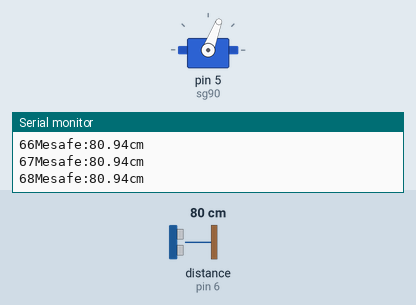
A sketch run on a simulated Arduino Uno, built with avr-gcc and run on an emulated ATmega328P. Shown: servo, the last lines printed to the serial monitor. Wiring (inferred from the names in the program): ultrasonic range finder: trigger pin 7; echo pin 6. Inputs (shaded band) come from the test bench; at power-on: distance to the obstacle (sensor on pin 6) 80 cm. The echo pulse lasts 58.3 µs per cm.

Above: at 1.2 s.
1.3 s: distance to the obstacle (sensor on pin 6) set to 18 cm
At 2.3 s:
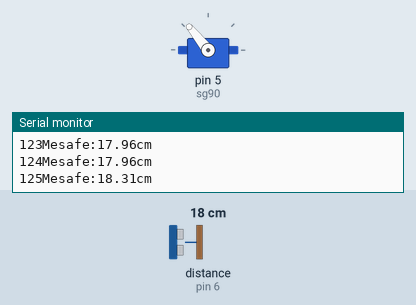
4.3 s: distance to the obstacle (sensor on pin 6) set to 250 cm
7.3 s: distance to the obstacle (sensor on pin 6) set to 162 cm
At 7.9 s:
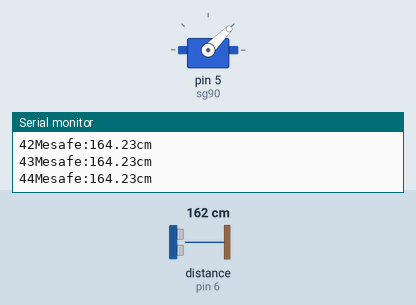
10.3 s: distance to the obstacle (sensor on pin 6) set to 60 cm
At 10.93 s:
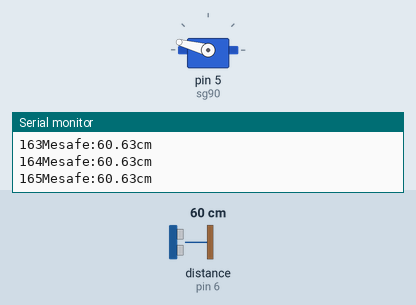
Timing chart, 0 to 14.3 s (numbered marks = the images above; inputs shaded):
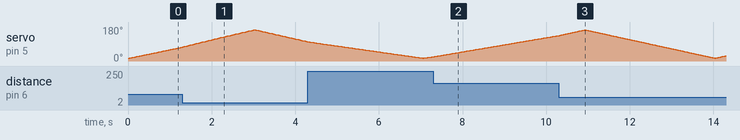

The sketch:

radarr.ino
```cpp
#include <Servo.h>// kütüphane dahil edilir.
const int Trigger=7;
const int echo=6;
float sure;
float mesafe;
int ps=0;
 Servo sg90; // nesne türetilir.

void setup() {
  pinMode(Trigger, OUTPUT);
  pinMode(echo, INPUT);
  Serial.begin(9600);
  sg90.attach(5); // servo motorun hangi pinde takılı olduğunu söyleyen komut kullanılır.
}

void loop() {
  for(ps=15; ps<=165; ps++) // döngü aracılığıyla motorun dönme aralığı belirlenir.
  {
    sg90.write(ps);
    delay(15);
    mesafe= hesaplamesafe();
    Serial.print(ps);
    Serial.print("Mesafe:");
    Serial.print(mesafe);
    Serial.println("cm");
  }
  for(ps=165; ps>15; ps--)
  {
    sg90.write(ps);
    delay(15);
    mesafe= hesaplamesafe();
    Serial.print(ps);
    Serial.print("Mesafe:");
    Serial.print(mesafe);
    Serial.println("cm");
  }
}
 float hesaplamesafe(){
  digitalWrite(Trigger, HIGH); // Trigger pinine güç vererek engel olup olmadığına bakılır. Bu yüzden güç gönderilir.
  delayMicroseconds(1000);    // Devamlı güç göndermemesi ve mesafe aralıklarının düzenli olması için zaman belirtilir.
  digitalWrite(Trigger, LOW);  // pine giren güç kesilir.
  sure= pulseIn(echo, HIGH);  // komut belirtilen pini takibe alır. Echo pin YÜKSEK durumdan alçağa geçene kadar süreye bakıp değişkene aktarılmasını sağlar.
  mesafe= (sure/2)/28.7;     // süre yardımıyla mesafenin hesaplanma işlemini yapar.
 }
```
